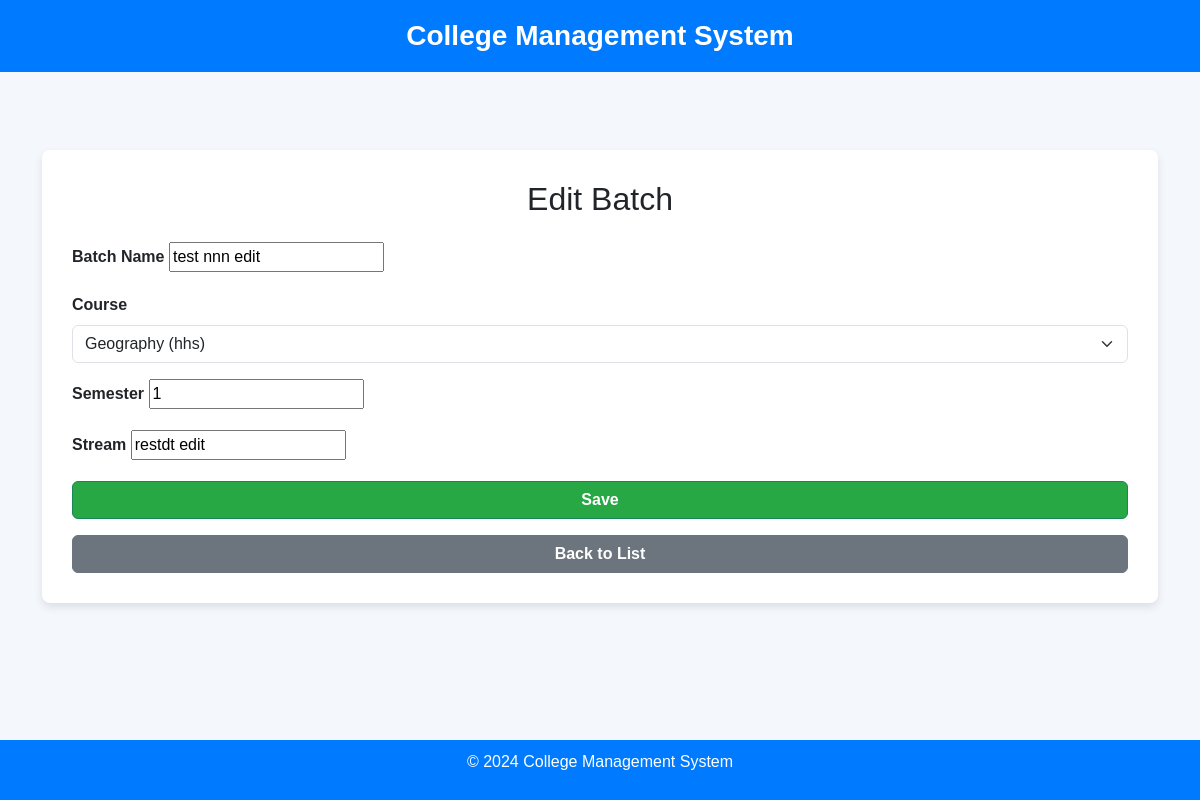
Screenshot of /batches/2/edit/ (signed in) with the database file from the repository.
### core/models.py (models this page shows, shortened)
class Batch(models.Model):
    name = models.CharField(max_length=100)
    courses = models.ForeignKey(Courses, on_delete=models.CASCADE, related_name="batches")
    semester = models.IntegerField()
    stream = models.CharField(max_length=100, blank=True, null=True)  # Optional stream
    created_at = models.DateTimeField(auto_now_add=True)

### core/views.py (the view)
# urls.py: path('batches/<int:batch_id>/edit/', views.batch_edit, name='batch_edit'),
@staff_member_required
def batch_edit(request, batch_id):
    batch = get_object_or_404(Batch, id=batch_id)
    if request.method == 'POST':
        form = BatchForm(request.POST, instance=batch)
        if form.is_valid():
            form.save()
            return redirect('batch_list')
    else:
        form = BatchForm(instance=batch)
    return render(request, 'batches/batch_form.html', {'form': form})

### core/forms.py
class BatchForm(forms.ModelForm):
    class Meta:
        model = Batch
        fields = ['name', 'courses', 'semester', 'stream']
    courses = forms.ModelChoiceField(
        queryset=Courses.objects.all(),
        widget=forms.Select(attrs={'class': 'form-select'}),
        empty_label="Select a Course"  # Optional placeholder
    )

### core/models.py (called while the page is built)
    def __str__(self):
        return f"{self.name} ({self.code})"

### core/templates/batches/batch_form.html (shortened to what this page needs)
<!DOCTYPE html>
<html lang="en">
<head>
    <link href="https://cdn.jsdelivr.net/npm/bootstrap@5.3.0-alpha1/dist/css/bootstrap.min.css" rel="stylesheet">
</head>
<body>
    <div class="header">
        College Management System
    </div>
    <div class="container mt-5">
        <div class="form-container">
            <h2 class="mb-4 text-center">{{ form.instance.pk|yesno:"Edit Batch,Add Batch" }}</h2>
            <form method="POST" novalidate>
                <div class="mb-3">
                    <label for="name" class="form-label">Batch Name</label>
                    {{ form.name }}
                </div>
                <div class="mb-3">
                    <label for="course" class="form-label">Course</label>
                    {{ form.courses }}
                </div>
                <div class="mb-3">
                    <label for="semester" class="form-label">Semester</label>
                    {{ form.semester }}
                </div>
                <div class="mb-3">
                    <label for="stream" class="form-label">Stream</label>
                    {{ form.stream }}
                </div>
                <button type="submit" class="btn btn-success w-100">Save</button>
            </form>
            <a href="{% url 'batch_list' %}" class="btn btn-secondary w-100 mt-3">Back to List</a>
        </div>
    </div>
    <div class="footer">
        <p>© 2024 College Management System</p>
    </div>
</body>
</html>

### core/templates/batches/batch_form.html (style rules this page uses)
body { font-family: 'Arial', sans-serif; background-color: #f4f7fc; margin-bottom: 100px; }
.header { background-color: #007bff; color: white; padding: 15px 0; text-align: center; font-size: 1.75rem; font-weight: bold; margin-bottom: 20px; }
.footer { background-color: #007bff; color: white; padding: 10px 0; text-align: center; position: fixed; width: 100%; bottom: 0; }
.container { padding-top: 30px; }
.form-container { background: #fff; border-radius: 8px; padding: 30px; box-shadow: 0 4px 8px rgba(0, 0, 0, 0.1); }
.form-label { font-weight: bold; }
.btn-success { background-color: #28a745; font-weight: bold; }
.btn-secondary { background-color: #6c757d; font-weight: bold; }
.w-100 { width: 100%; }

### rows the page displays
Batch: instance.pk "Edit Batch", name "test nnn edit", courses "Geography (hhs)", semester "1", stream "restdt edit"
